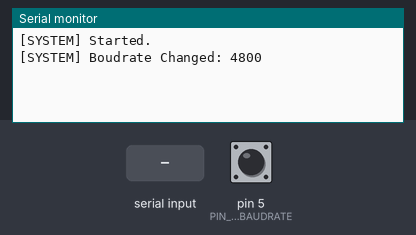
A sketch run on a simulated Arduino Uno, built with avr-gcc and run on an emulated ATmega328P. Shown: the last lines printed to the serial monitor. Inputs (shaded band) come from the test bench; at power-on: pin 5 (PIN_NEXT_BAUDRATE) HIGH.

Above: at 1.2 s.
1.3 s: "90:45\n" received over the second serial link
At 1.8 s:
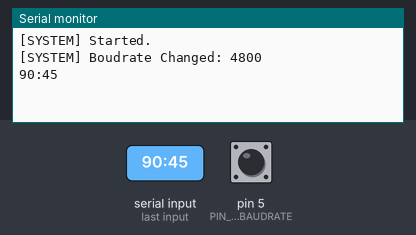
2.8 s: "5\n" received over the second serial link
At 4.0 s:
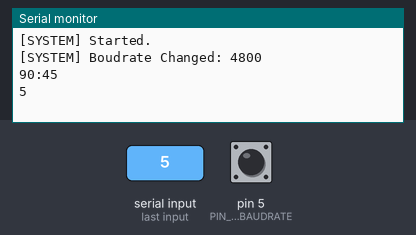
4.3 s: pin 5 (PIN_NEXT_BAUDRATE) pulled LOW for 0.15 s
At 5.4 s:
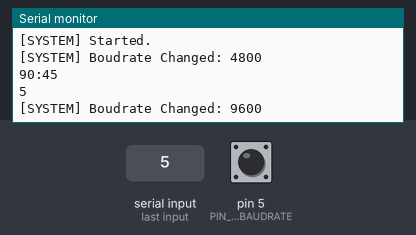
5.9 s: pin 5 (PIN_NEXT_BAUDRATE) pulled LOW for 1 s
At 6.4 s:
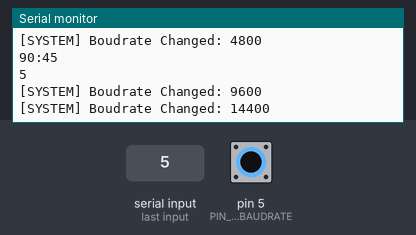

Measured:
- after the input at 1.3 s, the serial monitor: prints a new line at once (image 1)
- after the input at 2.8 s, the serial monitor: prints a new line at once (image 2)
- after the input at 4.3 s, the serial monitor: prints a new line at once (image 3)
- after the input at 5.9 s, the serial monitor: prints a new line at once (image 4)

The sketch:

SerialDebugger.ino
```cpp
/*
 Note:
 Not all pins on the Mega and Mega 2560 support change interrupts,
 so only the following can be used for RX:
 10, 11, 12, 13, 50, 51, 52, 53, 62, 63, 64, 65, 66, 67, 68, 69

 Not all pins on the Leonardo and Micro support change interrupts,
 so only the following can be used for RX:
 8, 9, 10, 11, 14 (MISO), 15 (SCK), 16 (MOSI).

 Steps:
 1. Connect PIN_NEXT_BAUDRATE with GND by switch.
 2. Connect local devices's GND with remote device's GND.
 3. Connect PIN_RX with remote device's TX.
 4. Connect PIN_TX with remote device's RX.
 5. Open Terminal App and connect COM port of local device with BAUDRATE_OF_LOCAL.
 */
#include <SoftwareSerial.h>

#define PIN_NEXT_BAUDRATE 5
#define PIN_RX 10
#define PIN_TX 11
#define BAUDRATE_OF_LOCAL 57600

SoftwareSerial remoteSerial(PIN_RX, PIN_TX); // RX, TX

unsigned long boudarates[] = {2400, 4800, 9600, 14400, 19200, 28800, 38400, 57600, 76800, 115200, 230400, 250000};
int boudrateIndex = 0;
int countOfBoudrates = sizeof(boudarates) / sizeof(boudarates[0]);


void setup() {
  pinMode(PIN_NEXT_BAUDRATE, INPUT_PULLUP);

  Serial.begin(BAUDRATE_OF_LOCAL);
  while (!Serial) {
     ; // wait for serial port to connect. Needed for native USB port only
  }
  Serial.println("[SYSTEM] Started.");

  changeBaudrateToNext();
}


void changeBaudrateToNext() {
  boudrateIndex = (boudrateIndex + 1) % countOfBoudrates;
  changeBaudrate(boudarates[boudrateIndex]);
}


void changeBaudrate(unsigned long rate) {
  remoteSerial.begin(rate);
  Serial.print("[SYSTEM] Boudrate Changed: ");
  Serial.println(rate);
}


int prevBtnNextBaudrate = HIGH;
void loop() { // run over and over
  int btnNextBaudrate = digitalRead(PIN_NEXT_BAUDRATE);
  if(btnNextBaudrate != prevBtnNextBaudrate) {
    prevBtnNextBaudrate = btnNextBaudrate;
    if(btnNextBaudrate == LOW) {
      changeBaudrateToNext();
    }
  }


  if (remoteSerial.available()) {
    Serial.write(remoteSerial.read());
  }

  if (Serial.available()) {
     String response = Serial.readStringUntil('\n');
     long newBaudrate = getBaudrate(response);
     if(newBaudrate > 0) {
      changeBaudrate(newBaudrate);
     }
  }

  delay(10);
}


long getBaudrate(String text) {
  int index = text.indexOf(':');
  if(index < 0) { return 0; }

  if(!String("baudrate").equals(text.substring(0, index))) { return 0; }
  String command = text.substring(index + 1);
  return command.toInt();
}
```
